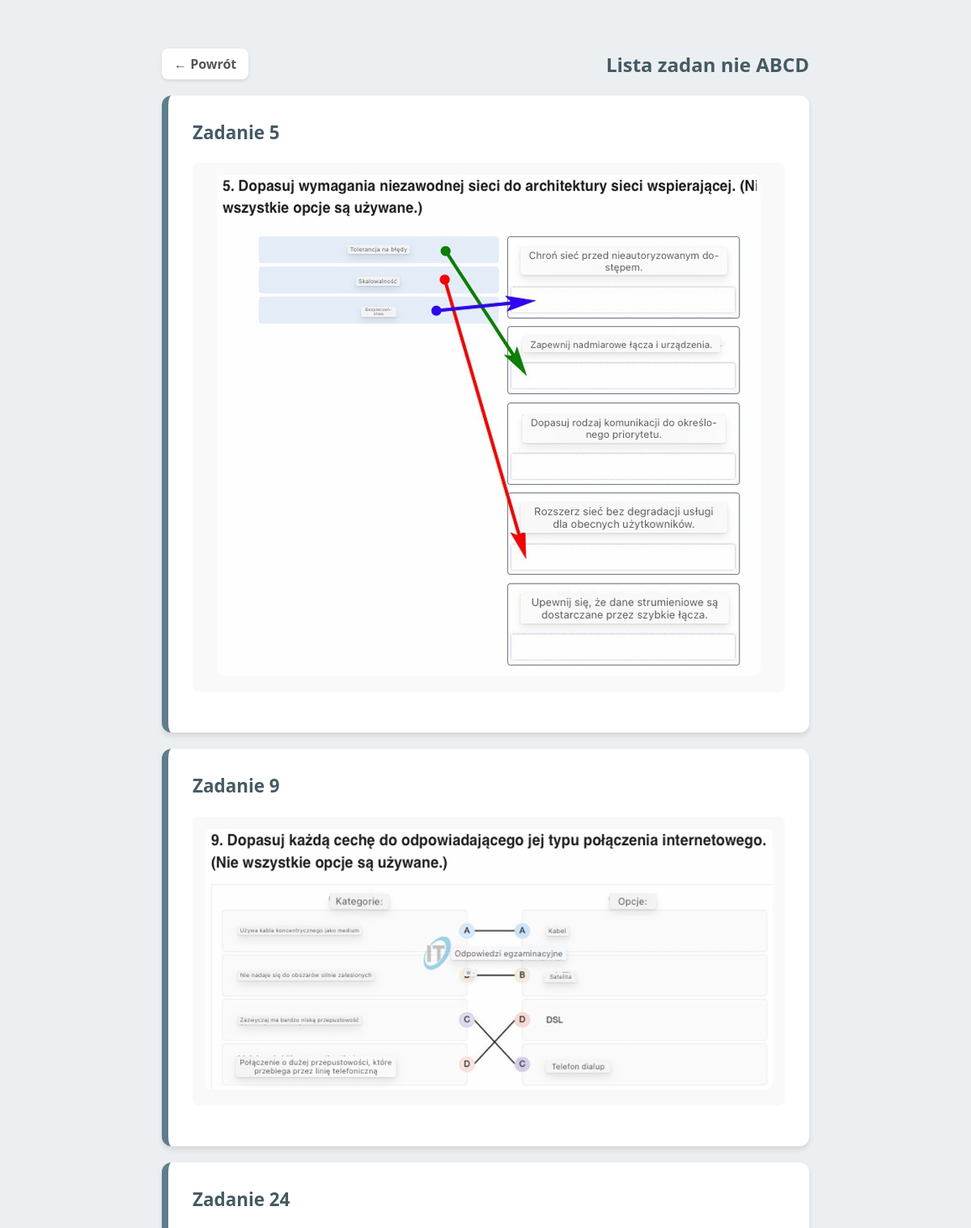
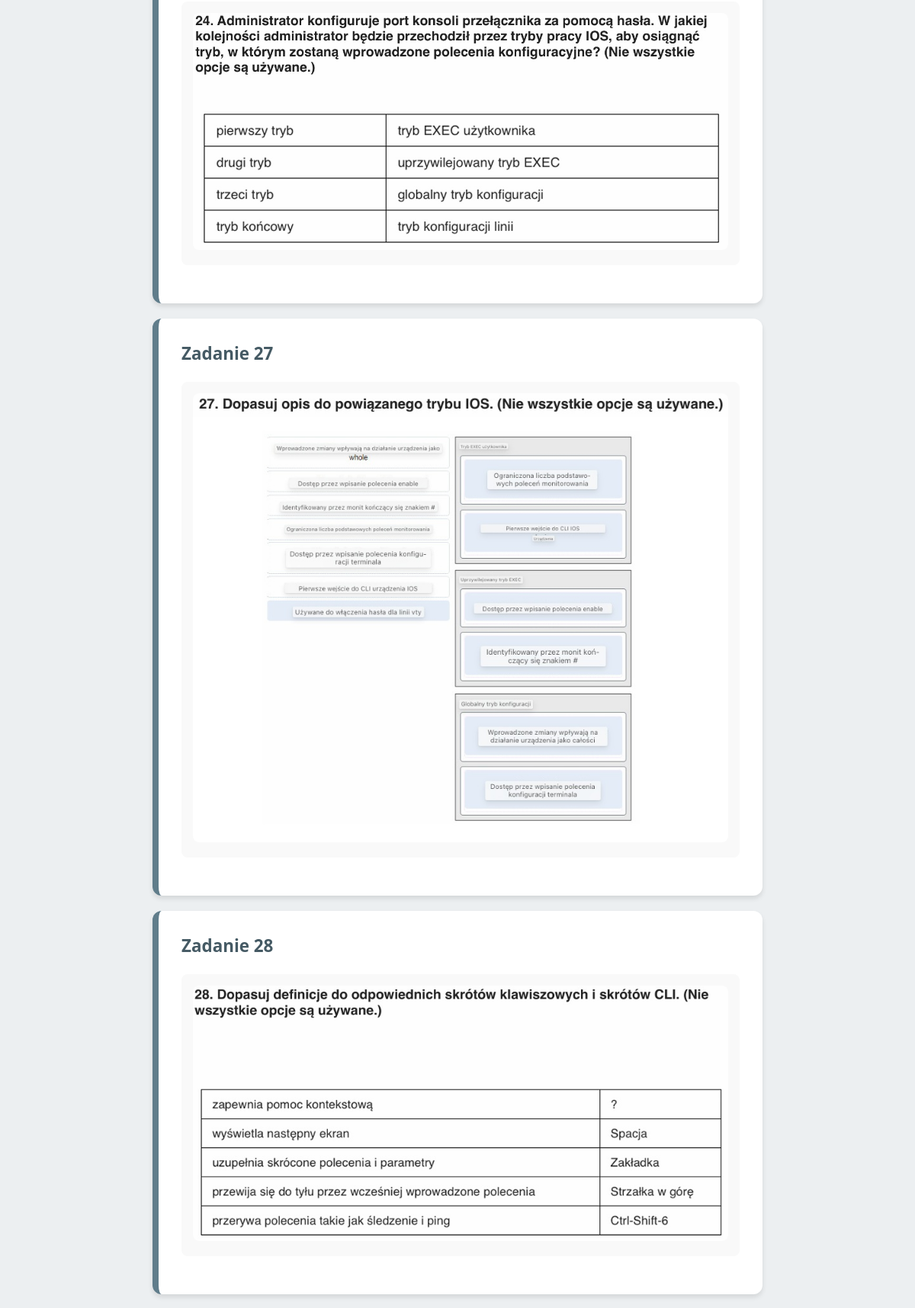
Page /test1/test1_knockoff.php (upper part) on the committed database (2 pictures, top to bottom).
### tables this page shows
CREATE TABLE `knockoff` (
  `id` int(11) NOT NULL AUTO_INCREMENT,
  `nazwa_zdjecia` varchar(255) NOT NULL,
  PRIMARY KEY (`id`)
);

### test1/test1_knockoff.php (the view, shortened to what this page needs)
<?php
$host = 'localhost';
$user = 'root';
$pass = '1234';
$db   = 'pytania';
$conn = new mysqli($host, $user, $pass, $db);
$sql = "SELECT id, nazwa_zdjecia FROM knockoff ORDER BY id ASC";
$result = $conn->query($sql);
?>
<!DOCTYPE html>
<html lang="pl">
<head>
</head>
<body>
    <div class="nav-top">
        <a href="menu_test1.php" class="btn-back">&larr; Powrót</a>
        <h2>Lista zadan nie ABCD</h2>
    </div>
    <div class="questions-column">
        <?php if ($result && $result->num_rows > 0): ?>
            <?php while($row = $result->fetch_assoc()): ?>
                <div class="question-card">
                    <p class="task-title">
                        Zadanie <?php echo $row['id']; ?>
                    </p>
                    <div class="image-box">
                        <img src="img/<?php echo htmlspecialchars($row['nazwa_zdjecia']); ?>" alt="Grafika do zadania <?php echo $row['id']; ?>">
                    </div>
                </div>
            <?php endwhile; ?>
        <?php else: ?>
            <div class="question-card">
                <p>Brak zadań w bazie danych.</p>
            </div>
        <?php endif; ?>
    </div>
</body>
</html>

### test1/test1_knockoff.php (style rules this page uses)
body { font-family: 'Segoe UI', sans-serif; max-width: 800px; margin: 40px auto; padding: 20px; background: #eceff1; color: #333; }
.nav-top { display: flex; justify-content: space-between; align-items: center; margin-bottom: 20px; }
.btn-back { text-decoration: none; color: #555; background: #fff; padding: 8px 15px; border-radius: 8px; box-shadow: 0 2px 4px rgba(0,0,0,0.1); font-weight: bold; }
.questions-column { display: flex; flex-direction: column; gap: 20px; }
.question-card { background: white; padding: 30px; border-radius: 12px; box-shadow: 0 4px 6px rgba(0,0,0,0.1); border-left: 8px solid #607d8b; }
.image-box { margin: 20px 0; text-align: center; background: #f9f9f9; padding: 15px; border-radius: 8px; }
.image-box img { max-width: 100%; height: auto; border-radius: 8px; }
h2 { color: #455a64; margin: 0; }
.task-title { font-size: 1.4em; font-weight: bold; margin-top: 0; color: #455a64; }

### rows in the picture
knockoff: id "5", nazwa_zdjecia (picture)
knockoff: id "9", nazwa_zdjecia (picture)
knockoff: id "24", nazwa_zdjecia (picture)
knockoff: id "27", nazwa_zdjecia (picture)
knockoff: id "28", nazwa_zdjecia (picture)
